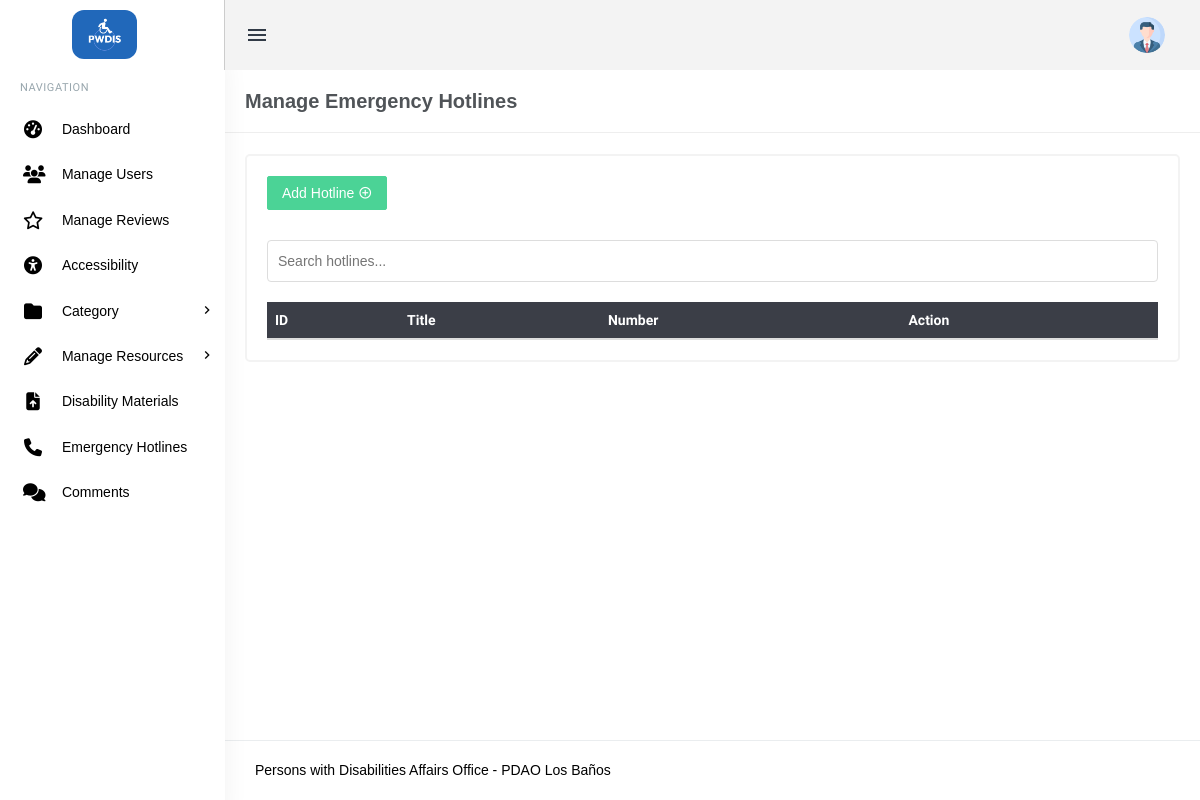
The app's page /admin/manage_hotlines.php (signed in), older data.
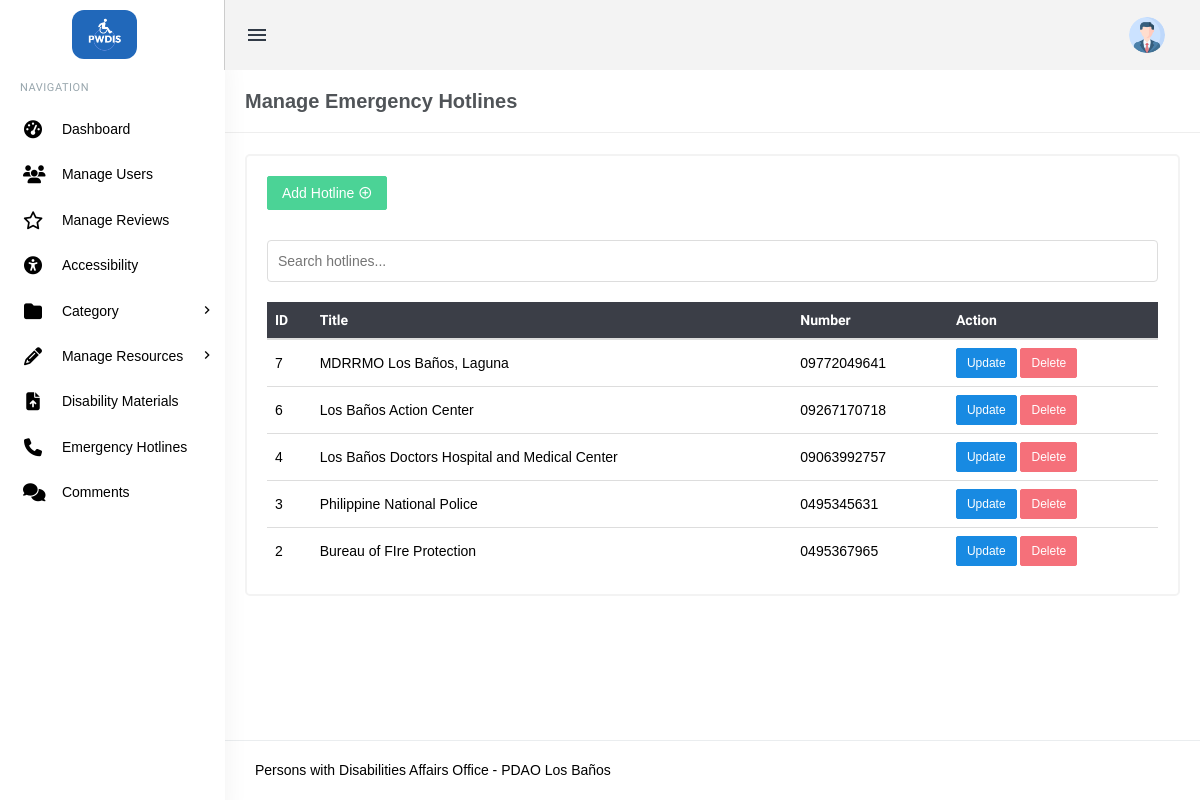
The same page, newer data.
### tables this page shows
CREATE TABLE `emergency_hotlines` (
  `id` int(11) NOT NULL,
  `title` varchar(255) NOT NULL,
  `number` varchar(20) NOT NULL
);

### admin/manage_hotlines.php (the view, shortened to what this page needs)
<?php
include('includes/config.php');
if (strlen($_SESSION['login']) == 0) {
    header('location:index.php');
} else {
?>
<!DOCTYPE html>
<html lang="en">
<head>
    <link href="assets/css/bootstrap.min.css" rel="stylesheet" type="text/css" />
    <link href="assets/css/core.css" rel="stylesheet" type="text/css" />
    <link href="assets/css/components.css" rel="stylesheet" type="text/css" />
    <link href="assets/css/icons.css" rel="stylesheet" type="text/css" />
    <link href="assets/css/menu.css" rel="stylesheet" type="text/css" />
    <link href="assets/css/responsive.css" rel="stylesheet" type="text/css" />
    <link rel="stylesheet" href="https://cdnjs.cloudflare.com/ajax/libs/font-awesome/6.6.0/css/all.min.css">
</head>
<body class="fixed-left">
    <div id="wrapper">
        <?php include('includes/topheader.php'); ?>
        <?php include('includes/leftsidebar.php'); ?>
        <div class="content-page">
            <div class="content">
                <div class="container">
                    <div class="row">
                        <div class="col-xs-12">
                            <div class="page-title-box">
                                <h4 class="page-title">Manage Emergency Hotlines</h4>
                                <div class="clearfix"></div>
                            </div>
                        </div>
                    </div>
                    <div class="row">
                        <div class="col-sm-12">
                        </div>
                    </div>
                    <div class="row">
                        <div class="col-md-12">
                            <div class="card-box">
                                <div class="m-b-30">
                                    <a href="upload_hotlines.php">
                                        <button class="btn btn-success waves-effect waves-light">Add Hotline <i class="mdi mdi-plus-circle-outline"></i></button>
                                    </a>
                                </div>
                                <div class="row">
                                    <div class="col-lg-12">
                                        <input type="text" id="hotlineSearch" placeholder="Search hotlines...">
                                    </div>
                                </div>
                                <div class="table-responsive">
                                    <table class="table table-colored table-centered table-inverse m-0">
                                        <thead>
                                            <tr>
                                                <th>ID</th>
                                                <th>Title</th>
                                                <th>Number</th>
                                                <th>Action</th>
                                            </tr>
                                        </thead>
                                        <tbody>
                                            <?php
                                            $query = mysqli_query($con, "SELECT * FROM emergency_hotlines ORDER BY id DESC");
                                            while ($row = mysqli_fetch_array($query)) {
                                            ?>
                                                <tr>
                                                    <td><?php echo htmlentities($row['id']); ?></td>
                                                    <td><?php echo htmlentities($row['title']); ?></td>
                                                    <td><?php echo htmlentities($row['number']); ?></td>
                                                    <td>
                                                        <a href="#" class="btn btn-primary btn-sm" data-toggle="modal" data-target="#updateModal<?php echo $row['id']; ?>">Update</a>
                                                        <a href="manage_hotlines.php?action=del&id=<?php echo $row['id']; ?>"
                                                           class="btn btn-danger btn-sm"
                                                           onclick="return confirm('Are you sure you want to delete this hotline?');">Delete</a>
                                                    </td>
                                                </tr>
                                            <?php } ?>
                                        </tbody>
                                    </table>
                                </div>
                            </div>
                        </div>
                    </div>
                </div>
            </div>
            <?php include('includes/footer.php'); ?>
        </div>
    </div>
</body>
</html>
<?php } ?>

### admin/includes/topheader.php (shortened to what this page needs)
<div class="topbar">
    <div class="topbar-left">
        <a href="../admin/dashboard.php" class="logo">
            <img src="assets/images/pwdislogo.png" alt="pwdislogo">
        </a>
    </div>
    <div class="navbar navbar-default" role="navigation">
        <div class="container">
            <ul class="nav navbar-nav navbar-left">
                <li>
                    <button class="button-menu-mobile open-left waves-effect">
                        <i class="mdi mdi-menu"></i>
                    </button>
                </li>
            </ul>
            <ul class="nav navbar-nav navbar-right">
                <li class="dropdown user-box">
                    <a href="" class="dropdown-toggle waves-effect user-link" data-toggle="dropdown" aria-expanded="true">
                        <img src="assets/images/users/adminlogo.jpg" alt="user-img" class="img-circle user-img">
                    </a>
                </li>
            </ul>
        </div>
    </div>
</div>

### admin/includes/leftsidebar.php (shortened to what this page needs)
<div class="left side-menu">
    <div class="sidebar-inner slimscrollleft">
        <div id="sidebar-menu">
            <ul>
                <li class="menu-title">Navigation</li>
                <li class="has_sub">
                    <a href="dashboard.php" class="waves-effect">
                       <i class="fas fa-tachometer-alt"></i>
                        <span> Dashboard </span>
                    </a>
                </li>
                <li class="has_sub">
                    <a href="manage_user.php" class="waves-effect">
                      <i class="fa-solid fa-users"></i>
                        <span> Manage Users</span>
                    </a>
                </li>
                <li class="has_sub">
                    <a href="manage_reviews.php" class="waves-effect">
                        <i class="fa-regular fa-star"></i>
                        <span> Manage Reviews</span>
                    </a>
                </li>
                <li class="has_sub">
                    <a href="manage_accessibility.php" class="waves-effect">
                        <i class="fas fa-universal-access"></i>
                        <span> Accessibility</span>
                    </a>
                </li>
                <li class="has_sub">
                    <a href="javascript:void(0);" class="waves-effect">
                        <i class="fas fa-folder"></i>
                        <span> Category </span>
                        <span class="menu-arrow"></span>
                    </a>
                </li>
                <li class="has_sub">
                    <a href="javascript:void(0);" class="waves-effect">
                        <i class="fas fa-pencil-alt"></i>
                        <span> Manage Resources </span>
                        <span class="menu-arrow"></span>
                    </a>
                </li>
                <li class="has_sub">
                    <a href="manage_materials.php" class="waves-effect">
                        <i class="fas fa-file-upload"></i>
                        <span>Disability Materials</span>
                    </a>
                </li>
                <li class="has_sub">
                    <a href="manage_hotlines.php" class="waves-effect">
                        <i class="fa-solid fa-phone"></i>
                        <span>Emergency Hotlines</span>
                    </a>
                </li>
                <li class="has_sub">
                    <a href="manage-comments.php" class="waves-effect">
                        <i class="fas fa-comments"></i>
                        <span>Comments</span>
                    </a>
                </li>
            </ul>
        </div>
    </div>
</div>

### admin/includes/footer.php
<footer class="footer text-right">
   Persons with Disabilities Affairs Office - PDAO Los Baños
</footer>

### admin/assets/css/core.css (style rules this page uses)
body { font-family: "Poppins", sans-serif; margin: 0; padding-bottom: 60px; overflow-x: hidden; color: black; }
html { position: relative; min-height: 100%; }
.h1, .h2, .h3, .h4, .h5, .h6, h1, h2, h3, h4, h5, h6 { color: #505458; font-family: "Poppins", sans-serif; margin: 10px 0; }
* { outline: none !important; }
.container { width: auto; }
.footer { border-top: 1px solid rgba(152, 166, 173, 0.2); bottom: 0; text-align: left !important; padding: 19px 30px 20px; position: absolute; right: 0; left: 225px; }
#wrapper { height: 100%; overflow: hidden; width: 100%; }
.m-0 { margin: 0 !important; }
.m-b-30 { margin-bottom: 30px !important; }
.card-box { padding: 20px; border: 2px solid #f3f3f3; -webkit-border-radius: 5px; border-radius: 5px; -moz-border-radius: 5px; background-clip: padding-box; margin-bottom: 20px; background-color: #ffffff; }
.row { margin-right: -10px; margin-left: -10px; }
.col-lg-1, .col-lg-10, .col-lg-11, .col-lg-12, .col-lg-2, .col-lg-3, .col-lg-4, .col-lg-5, .col-lg-6, .col-lg-7, .col-lg-8, .col-lg-9, .col-md-1, .col-md-10, .col-md-11, .col-md-12, .col-md-2, .col-md-3, .col-md-4, .col-md-5, .col-md-6, .col-md-7, .col-md-8, .col-md-9, .col-sm-1, .col-sm-10, .col-sm-11, .col-sm-12, .col-sm-2, .col-sm-3, .col-sm-4, .col-sm-5, .col-sm-6, .col-sm-7, .col-sm-8, .col-sm-9, .col-xs-1, .col-xs-10, .col-xs-11, .col-xs-12, .col-xs-2, .col-xs-3, .col-xs-4, .col-xs-5, .col-xs-6, .col-xs-7, .col-xs-8, .col-xs-9 { padding-left: 10px; padding-right: 10px; }
.waves-effect { position: relative; cursor: pointer; display: inline-block; overflow: hidden; -webkit-user-select: none; -moz-user-select: none; -ms-user-select: none; user-select: none; -webkit-tap-highlight-color: transparent; vertical-align: middle; z-index: 1; will-change: opacity, transform; -webkit-transition: all 0.3s ease-out; -moz-transition: all 0.3s ease-out; -o-transition: all 0.3s ease-out; -ms-transition: all 0.3s ease-out; transition: all 0.3s ease-out; }

### admin/manage_hotlines.php (style rules this page uses)
#hotlineSearch { width: 100%; padding: 10px; margin-bottom: 20px; border: 1px solid #ddd; border-radius: 4px; }
.table > tbody > tr > td { vertical-align: middle; }

Row changes from the older to the newer data that the page shows:
added emergency_hotlines: id "7", title "MDRRMO Los Baños, Laguna", number "09772049641"
added emergency_hotlines: id "6", title "Los Baños Action Center", number "09267170718"
added emergency_hotlines: id "4", title "Los Baños Doctors Hospital and Medical Center", number "09063992757"
added emergency_hotlines: id "3", title "Philippine National Police", number "0495345631"
added emergency_hotlines: id "2", title "Bureau of FIre Protection", number "0495367965"
